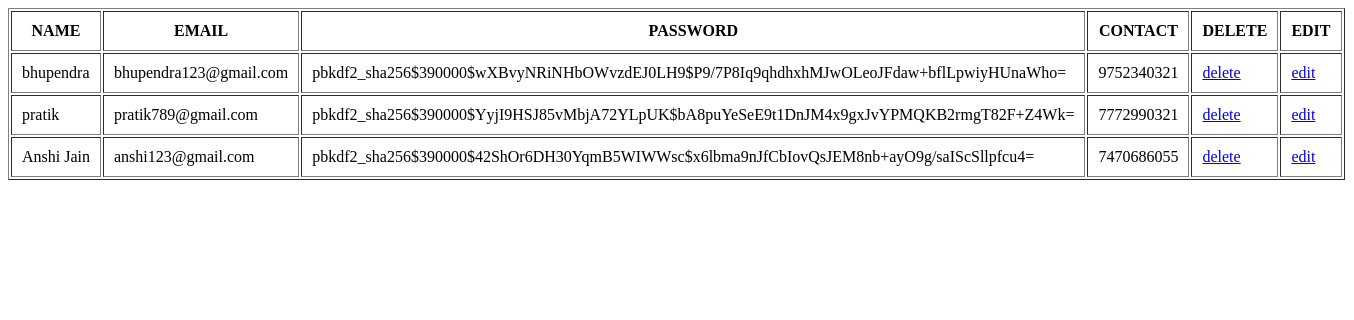
/table/, run on an earlier commit of the app's database.
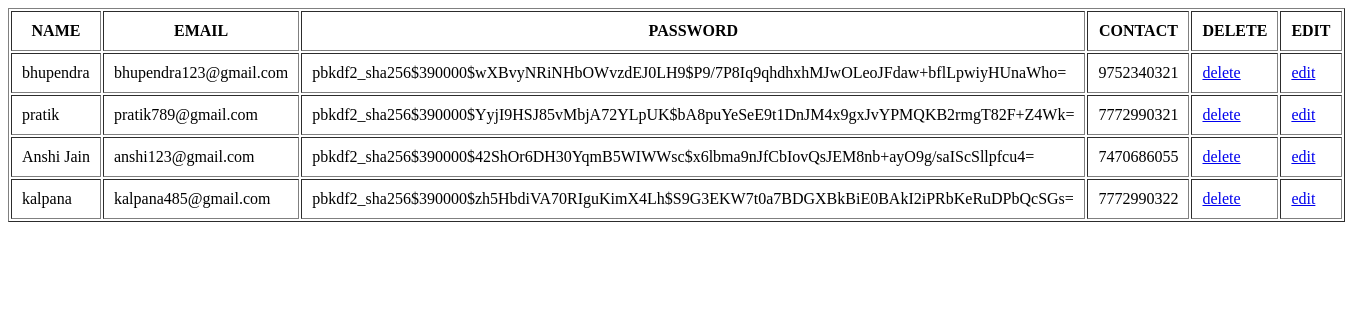
And on a later commit of the database.
### app/models.py (models this page shows)
class Student(models.Model):
    name = models.CharField(max_length=100)
    email = models.EmailField()
    password = models.CharField(max_length=100)
    contact = models.IntegerField(blank=True)

### app/views.py (the view)
# urls.py: path('table/',views.table,name='detail'),
def table(request):
     data = Student.objects.all()
     return render(request,'table.html',{'data':data})

### app/templates/table.html (shortened to what this page needs)
<!DOCTYPE html>
<html lang="en">
<head>
</head>
<body>
    <table border="1px solid black " cellpadding="10px">
        <thead>
            <tr>
                <th>NAME</th>
                <th>EMAIL</th>
                <th>PASSWORD</th>
                <th>CONTACT</th>
                <th>DELETE</th>
                <th>EDIT</th>
            </tr>
        </thead>
        {% for i in data %}
        <tr>
            <td>{{i.name}}</td>
            <td>{{i.email}}</td>
            <td>{{i.password}}</td>
            <td>{{i.contact}}</td>
            <td><a href="/delete/{{i.id}}">delete</a></td>
            <td><a href="{% url 'update' i.id %}">edit</a></td>
        </tr>
        {% endfor %}
    </table>
</body>
</html>

What changed in the data, as far as the page shows it:
added Student: name "kalpana", email "kalpana485@gmail.com", password "pbkdf2_sha256$390000$zh5HbdiVA70RIguKimX4Lh$S9G3EKW7t0a7BDGXBkBiE0BAkI2iPRbKeRuDPbQcSGs=", contact "7772990322"
